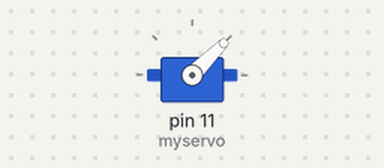
Bench run of a sketch on a simulated Arduino Uno, built with avr-gcc and run on an emulated ATmega328P. Shown: servo.

Above: at 0.05 s.
At 3.05 s:
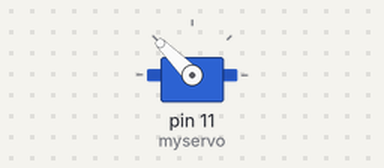
At 6.0 s:
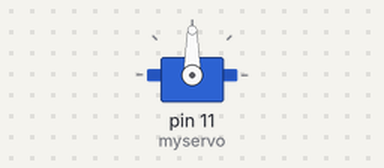
Timing chart, 0 to 7.8 s (numbered marks = the images above):
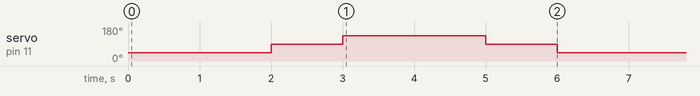

Measured:
- by itself, servo on pin 11 (myservo): repeats every 6.0 s: 135° 2.0 s, 90° 1.0 s, 45° 2.0 s, 90° 1.0 s

The sketch:

test.ino
```cpp
//See this for context: https://www.makerguides.com/how-to-control-a-360-degree-servo-motor-with-arduino/
//The servos I bought from Aliexpress are 360 degree servos
//PWM signal controls speed, not position
//90deg is stop, 0-90deg is one directon, 90-180deg is the other direction

#include <Servo.h>
Servo myservo;  // Create servo object

void setup() {
  Serial.println("Arduino ready!");
  myservo.attach(11);
  myservo.write(90);
}

void loop() {

  myservo.write(45);
  delay(2000);

  myservo.write(90);
  delay(1000);

  myservo.write(135);
  delay(2000);

  myservo.write(90);
  delay(1000);

}
```
